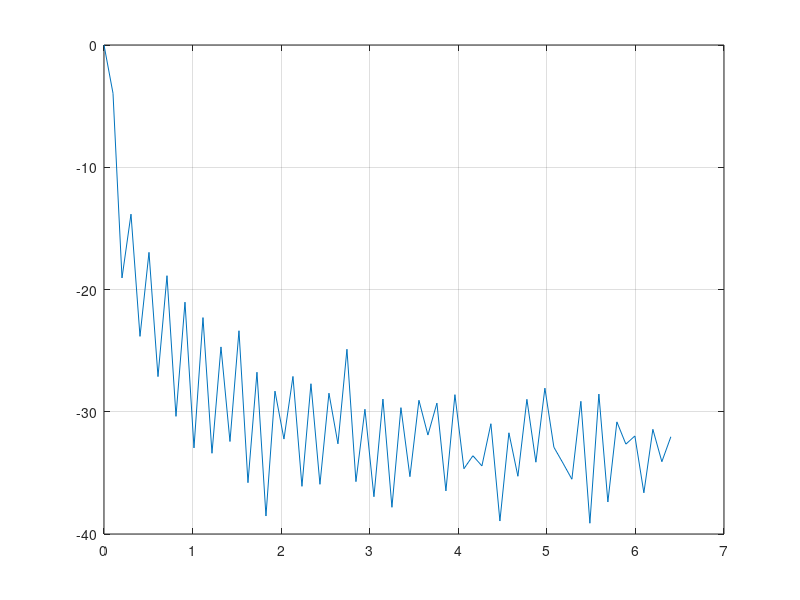

Write the MATLAB code that produced this figure. (Note: this script raises an error after producing the figure.)
%%% makeDelaySpreadPlot

load Data/avgDelaySpreadResults.mat

%   Name      Size            Bytes  Class     Attributes
%
%   x         1x64              512  double    

BW = 10 - 0.15625;
dtau = 1/BW;
tau = (0:length(x)-1)*dtau;

A = x/x(1);
AdB = 10*log10(A);

figure(1);
plot(tau,AdB); grid on;
ax = gca;

ax.FontName = 'Times New Roman';
ax.XLabel.String = 'excess delay (\mus)';
ax.YLabel.String = 'magnitude (dB)';
ax.Children.Color = 'k';
ax.Children.LineWidth = 1;

f = gcf;
homer = f.Units;
f.Units = 'inches';
bart = f.Position;
f.Position = [bart(1:2) 5 4];
f.PaperPositionMode = 'auto';
f.Units = homer;

% delay spread calculations
% see https://en.wikipedia.org/wiki/Delay_spread

mean_delay = (tau * A')/sum(A);
delay_spread = (((tau-mean_delay).^2)*A')/sum(A);
rms_delay_spread = sqrt(delay_spread);

% zoomed-in plot including mean delay and rms delay spread

% linear interpolation to find Amean
lisa = find(tau <= mean_delay);
m = lisa(end);                   % basepoint_index;
mu = (mean_delay - tau(m))/dtau; % fractional interval;
Amean = mu * AdB(m+1) + (1-mu)*AdB(m);

% linear interpolation to find Arms
lisa = find(tau <= mean_delay + rms_delay_spread);
m = lisa(end);                                      % basepoint index
mu = (mean_delay + rms_delay_spread - tau(m))/dtau; % fractional interval
Arms = mu * AdB(m+1) + (1-mu) * AdB(m);

figure(2); clf;
plot(tau,AdB); grid on;
ax2 = gca;

ax2.FontName = 'Times New Roman';
ax2.XLabel.String = 'excess delay (\mus)';
ax2.YLabel.String = 'magnitude (dB)';
ax2.Children.Color = 'k';
ax2.Children.LineWidth = 1;
ax2.XLim = [0 1];

f = gcf;
homer = f.Units;
f.Units = 'inches';
bart = f.Position;
f.Position = [bart(1:2) 5 4];
f.PaperPositionMode = 'auto';
f.Units = homer;

line(mean_delay*[1 1],[ax2.YLim(1) Amean],'Color','k','LineStyle','--');
line(rms_delay_spread*[1 1],[ax2.YLim(1) Arms],'Color','k','LineStyle','--');

pos = ax2.Position;
arStart = [mean_delay, -30];     % (x,y) of start (no arrow head)
arEnd = [rms_delay_spread, -30]; % (x,y) of end (arrow head)

arPosX = [ (arStart(1) + abs(min(xlim)))/diff(xlim) * pos(3) + pos(1), ...
    (arEnd(1) + abs(min(xlim)))/diff(xlim) * pos(3) + pos(1) ];

arPosY = [ (arStart(2) - min(ylim))/diff(ylim) * pos(4) + pos(2), ...
    (arEnd(2) - min(ylim))/diff(ylim) * pos(4) + pos(2)];
    
ar = annotation('arrow',arPosX,arPosY);
ar.Color = 'k';
ar.LineStyle = '-';

atextX = 0.5*(mean_delay + rms_delay_spread);
atextY = arStart(2);
atext = sprintf('$\\tau_{\\rm RMS} = $ %1.2f $\\mu$s',rms_delay_spread);
text(atextX,atextY,atext,'Interpreter','LaTeX',...
    'HorizontalAlignment','Center','VerticalAlignment','Bottom');

%%%%%%%%%%%%%%%%%%%%%%%%%%%%%%%%%%%%%%%%%%%%%%%%%%%%%%%%%%%%%%%%%%%%%%%%%%%
% really advanced plot
%%%%%%%%%%%%%%%%%%%%%%%%%%%%%%%%%%%%%%%%%%%%%%%%%%%%%%%%%%%%%%%%%%%%%%%%%%%

figure(3); clf;
plot(tau,AdB); grid on;
ax3 = gca;

ax3.FontName = 'Times New Roman';
ax3.XLabel.String = 'excess delay (\mus)';
ax3.YLabel.String = 'magnitude (dB)';
ax3.Children.Color = 'k';
ax3.Children.LineWidth = 1;

f = gcf;
homer = f.Units;
f.Units = 'inches';
bart = f.Position;
f.Position = [bart(1:2) 5 4];
f.PaperPositionMode = 'auto';
f.Units = homer;

ax4 = axes('Position',[0.4 0.5 0.45 0.4]);
plot(tau,AdB); grid on;

ax4.FontName = 'Times New Roman';
ax4.Children.Color = 'k';
ax4.Children.LineWidth = 1;
ax4.XLim = [0 1];

line(mean_delay*[1 1],[ax4.YLim(1) Amean],'Color','k','LineStyle','--');
line(rms_delay_spread*[1 1],[ax4.YLim(1) Arms],'Color','k','LineStyle','--');

ar4Start = [mean_delay, -30];
ar4End = [rms_delay_spread, -30];
pos4 = ax4.Position;

arPos4X = [ (ar4Start(1) + abs(min(xlim)))/diff(xlim) * pos4(3) + pos4(1), ...
    (ar4End(1) + abs(min(xlim)))/diff(xlim) * pos4(3) + pos4(1) ];

arPos4Y = [ (ar4Start(2) - min(ylim))/diff(ylim) * pos4(4) + pos4(2), ...
    (ar4End(2) - min(ylim))/diff(ylim) * pos4(4) + pos4(2)];
    
ar4 = annotation('arrow',arPos4X,arPos4Y);
ar4.Color = 'k';
ar4.LineStyle = '-';

atextX4 = 0.5*(mean_delay + rms_delay_spread);
atextY4 = ar4Start(2)+1;
atext = sprintf('$\\tau_{\\rm RMS} = $ %1.2f $\\mu$s',rms_delay_spread);
text(atextX4,atextY4,atext,'Interpreter','LaTeX',...
    'HorizontalAlignment','Center','VerticalAlignment','Bottom');

saveas(gcf,'Figures/DelaySpread','epsc');


%Scale to 0.75 (include graphics scale = 0.75) -> in LaTeX